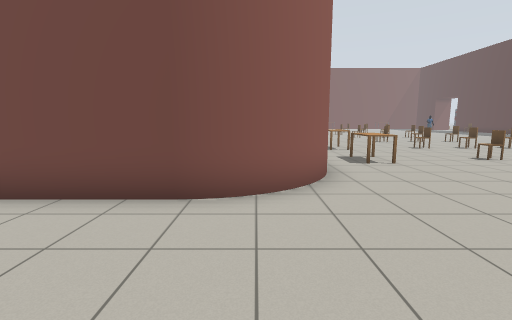
[1] (above)

21 first-person views from a walk through a Gazebo world. The camera is 1.2 m above the floor, tilts 8° down and sees 85° across. Floor lines are 1 m apart. The floor is counted in squares, 1 m on a side. Each view is taken from the middle of a square. On the plan, view 1 faces up. The plan holds only what a view shows up to about 12 squares ahead; the rest is blank. The place goes on beyond the plan. Simple patterns stand in for the simulator's built-in surfaces. Some stock models are drawn as simple stand-ins.

[2]
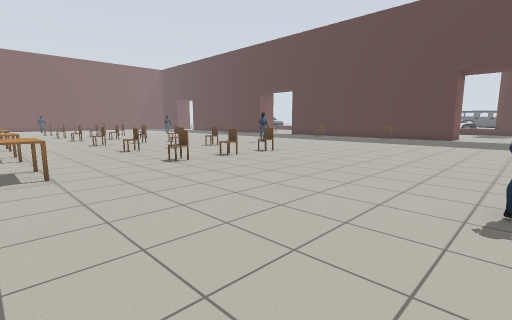

[3]
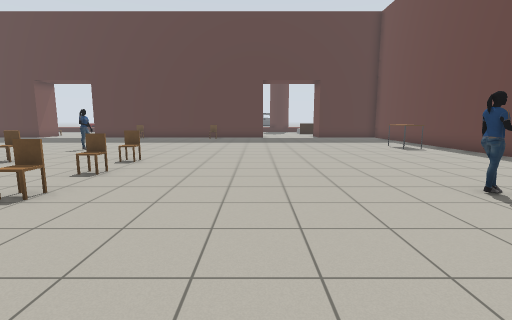

[4]
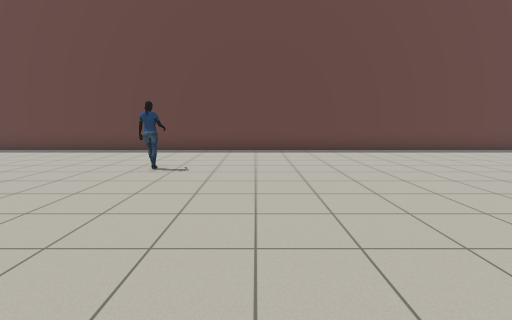

[5]
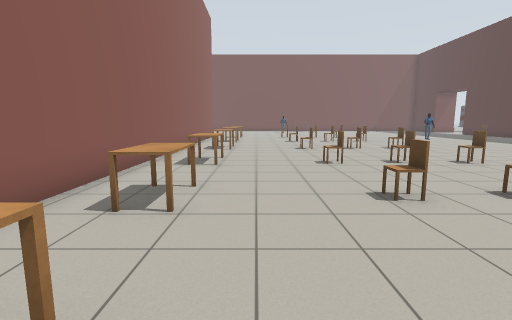

[6]
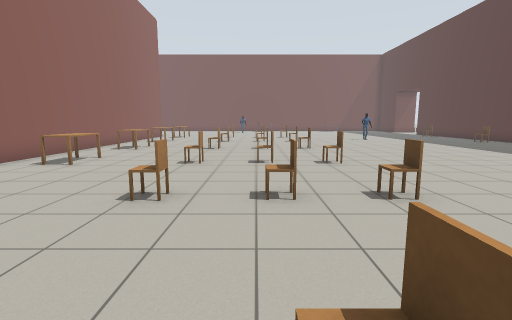

[7]
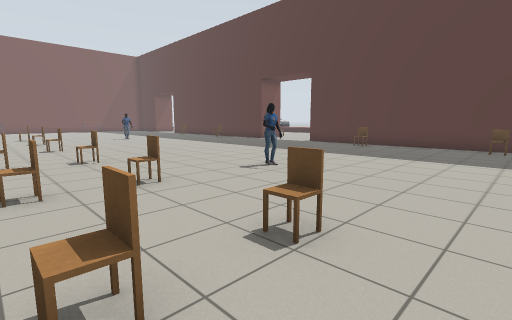

[8]
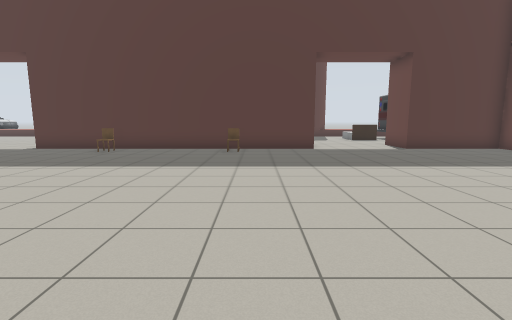

[9]
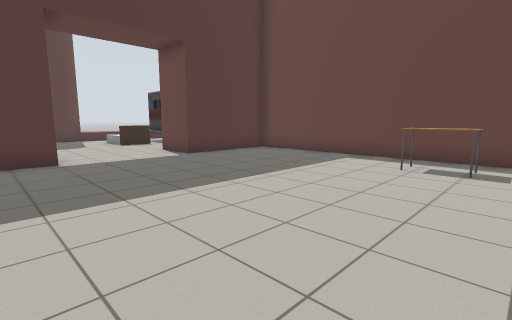

[10]
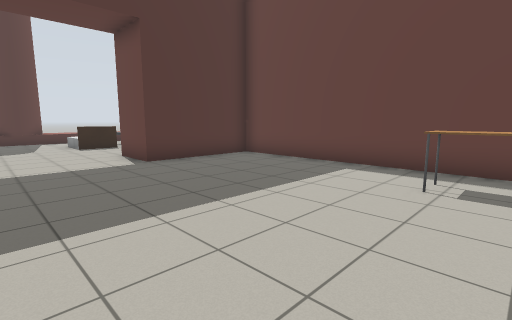

[11]
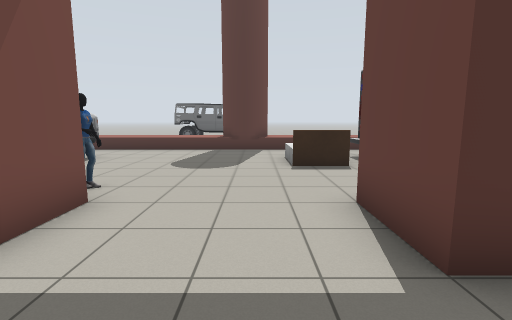

[12]
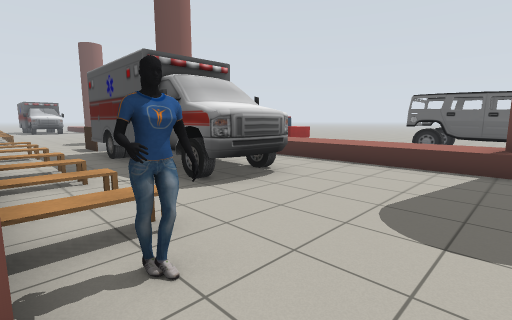

[13]
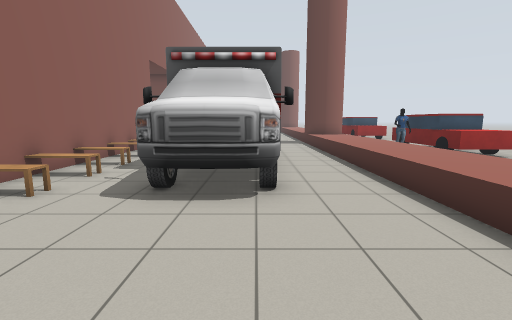

[14]
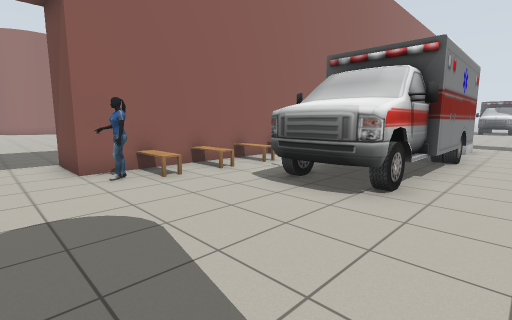

[15]
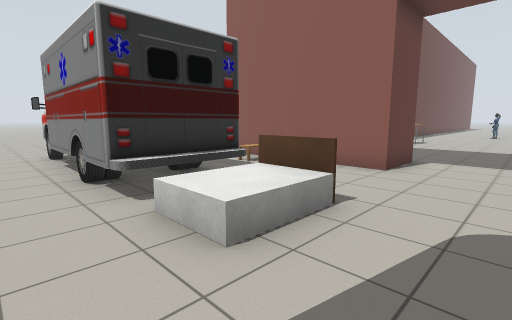

[16]
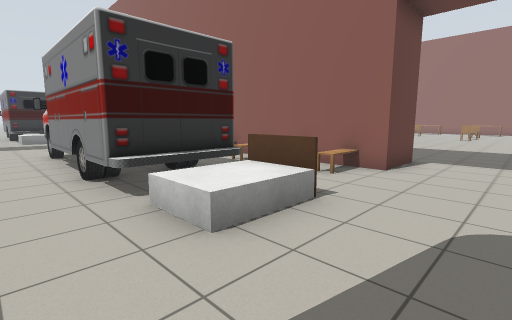

[17]
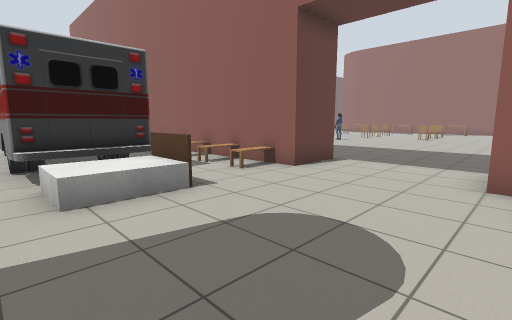

[18]
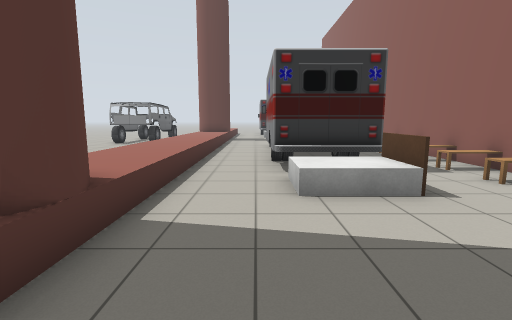

[19]
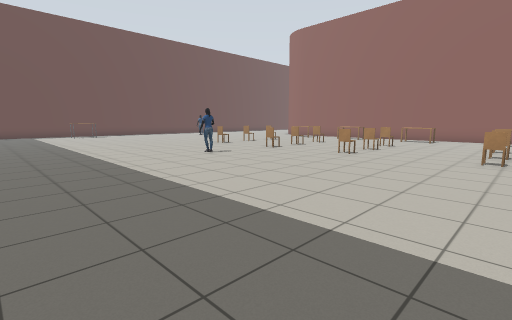

[20]
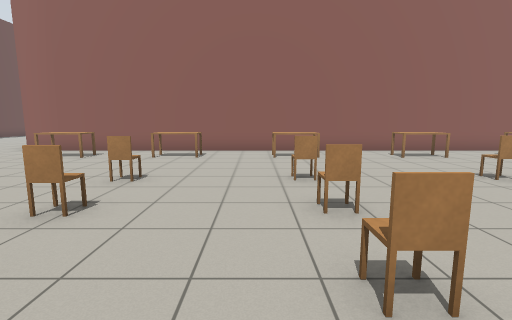

[21]
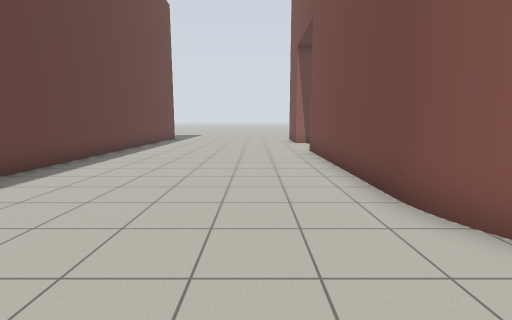

### Floor plan
Points are (right, up) in squares from view 1. A wall is a line through its corners. A room is listed if a view was taken in it or the views show most of it. See-through windows are left out.
Room 1 (views 1, 2, 3, 4, 5, 6, 7, 8, 9, 10, 11, 12, 13, 14, 15, 16, 17, 18, 19, 20, 21)
walls: (23, 4.5) (23, 16.5) (25, 16.5) (25, 4.5) (23, 4.5); (1.7, 6.9) (1.7, 6.4); (1.7, 6.6) (1.6, 6.1); (1.4, 5.7) (1.1, 5.3); (1, 5.1) (0.6, 4.8); (0.4, 4.7) (-0.2, 4.3) (-1, 4.2); (0.1, 4.5) (-0.3, 4.3); (-0.1, 4.4) (-0.6, 4.2); (-0.9, 4.2) (-8.2, 4.2); (1.8, 21.5) (1.8, 6.8); (-9.1, -3.5) (23, -3.5) (23, 0.5) (25, 0.5) (25, -4.5)
low walls: (32.7, 0.4) (32.7, 19.4); (32.7, -2.4) (32.7, -1.9)
ways out: opening at (-9, 4.5)
objects: table (3, 8) to (4, 9); table (3, 12) to (4, 13); table (3, 16) to (4, 17); table (3, 20) to (4, 21); chair (7, 9); chair (7, 12); chair (7, 16); chair (7, 20); person (8, 1); chair (9, 9); chair (9, 12); chair (9, 16); chair (9, 20); chair (11, 9); chair (11, 12); chair (11, 16); chair (11, 20); table (15, -2) to (16, -2); person (15, 12); chair (22, 8); chair (22, 13); other object (26, -3); person (26, 5); bench (26, 6); bench (26, 8); bench (26, 9); bench (26, 11); bench (26, 13); bench (26, 14); bench (26, 16); ambulance (28, -4) to (30, -1); ambulance (28, 7) to (30, 14); bed (29, 0) to (30, 1); bed (29, 15) to (30, 16)

Positions as (right, up) in squares from view 1, and headings:
1: (0, 0), facing up
2: (3, 1), facing up-right
3: (3, 5), facing right
4: (5, 8), facing down
5: (5, 8), facing up
6: (9, 8), facing up
7: (9, 7), facing up-right
8: (11, 7), facing right
9: (14, 6), facing down-right
10: (15, 4), facing down-right
11: (21, 2), facing right
12: (25, 3), facing up-right
13: (30, 3), facing up
14: (32, 3), facing up-left
15: (32, 3), facing down-left
16: (32, 19), facing down-left
17: (31, 21), facing down-left
18: (31, 21), facing down
19: (21, 21), facing down-left
20: (13, 15), facing left
21: (3, 2), facing left
